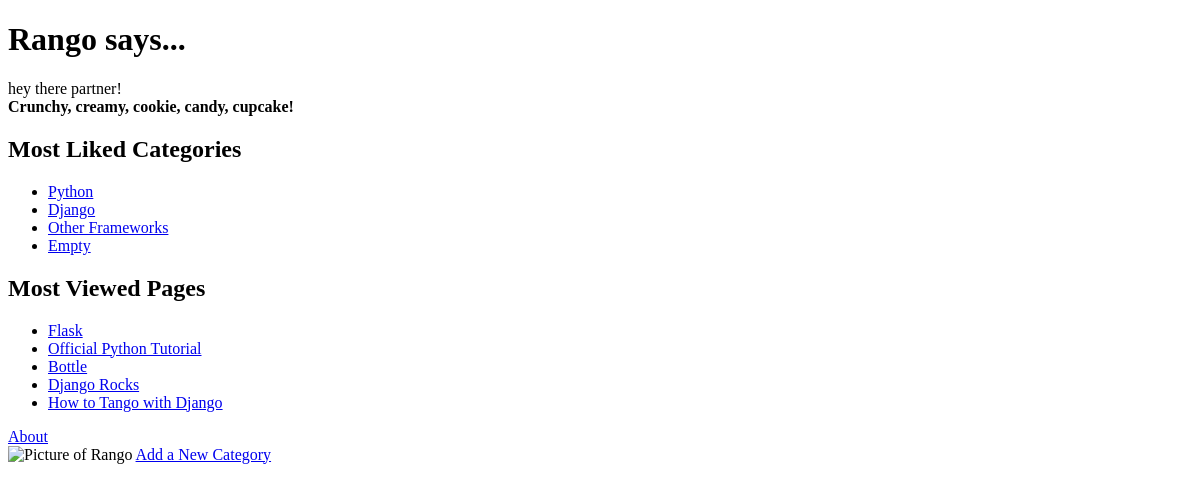
Before: / with the older database file.
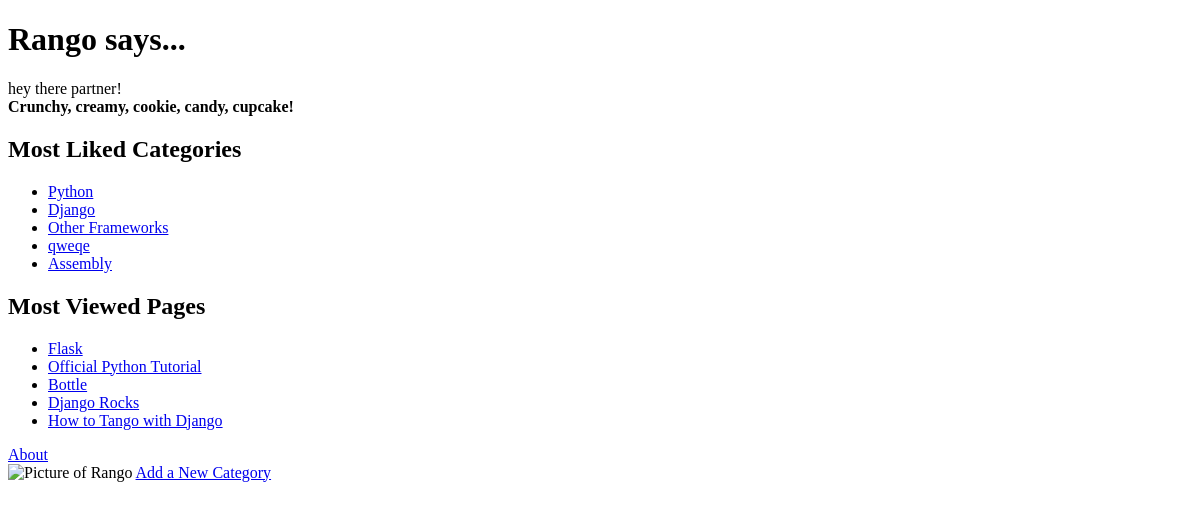
After: the same page with the newer database file.
### rango/models.py (models this page shows, shortened)
class Category(models.Model):
    name = models.CharField(max_length=128, unique=True)
    views = models.IntegerField(default=0)
    likes = models.IntegerField(default=0)
    slug = models.SlugField(unique=True)
    class Meta:
        verbose_name_plural = 'Categories'

class Page(models.Model):
    category = models.ForeignKey(Category, on_delete=models.CASCADE)
    title = models.CharField(max_length=128)
    url = models.URLField()
    views = models.IntegerField(default=0)

### rango/views.py (the view)
# urls.py: path('', views.index, name='index'),
def index(request):
    context_dict = {}
    context_dict['boldmessage'] = 'Crunchy, creamy, cookie, candy, cupcake!'
    try:
        category_list = Category.objects.order_by('-likes')[:5]
        page_list = Page.objects.order_by('-views')[:5]
        context_dict['categories'] = category_list
        context_dict['pages'] = page_list
    except:
        context_dict['categories'] = None
        context_dict['pages'] = None
    return render(request, 'rango/index.html', context=context_dict)

### templates/rango/index.html (shortened to what this page needs)
<!DOCTYPE html>
{% load staticfiles %}
<html lang="en">
<head>
</head>
<body>
    <h1>Rango says...</h1>
    <div>
        hey there partner! <br/>
        <strong>{{ boldmessage }}</strong><br />
    </div>
    <div>
        <h2>Most Liked Categories</h2>
        {% if categories %}
            <ul>
                {% for category in categories %}
                    <li>
                        <a href="/rango/category/{{ category.slug }}/">{{ category.name }}</a>
                    </li>
                {% endfor %}
            </ul>
        {% else %}
            <strong>There are no categories present.</strong>
        {% endif %}
    </div>
    <div>
        <h2>Most Viewed Pages</h2>
        {% if pages %}
            <ul>
                {% for page in pages %}
                    <li>
                        <a href="{{ page.url }}">{{ page.title }}</a>
                    </li>
                {% endfor %}
            </ul>
        {% else %}
            <strong>There are no pages present.</strong>
        {% endif %}
    </div>
    <div>
        <a href="/rango/about/">About</a><br />
        <img src="{% static 'images/rango.jpg' %}"
        alt="Picture of Rango"
        width="250" height="400"/>
        <a href="/rango/add_category/">Add a New Category</a><br />
    </div>
</body>
</html>

Changed rows visible on the page:
removed Category: name "Empty"
added Category: name "qweqe"
added Category: name "Assembly"
